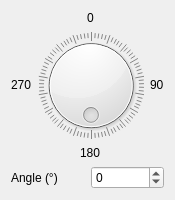
<?xml version="1.0" encoding="UTF-8"?>
<ui version="4.0">
 <class>Form</class>
 <widget class="QWidget" name="Form">
  <property name="geometry">
   <rect>
    <x>0</x>
    <y>0</y>
    <width>175</width>
    <height>200</height>
   </rect>
  </property>
  <property name="windowTitle">
   <string>Form</string>
  </property>
  <layout class="QVBoxLayout" name="verticalLayout">
   <item>
    <layout class="QGridLayout" name="gridLayout">
     <item row="0" column="1" alignment="Qt::AlignHCenter|Qt::AlignBottom">
      <widget class="QLabel" name="label_3">
       <property name="text">
        <string>0</string>
       </property>
      </widget>
     </item>
     <item row="1" column="2" alignment="Qt::AlignLeft|Qt::AlignVCenter">
      <widget class="QLabel" name="label_4">
       <property name="text">
        <string>90</string>
       </property>
      </widget>
     </item>
     <item row="1" column="0" alignment="Qt::AlignRight|Qt::AlignVCenter">
      <widget class="QLabel" name="label_2">
       <property name="text">
        <string>270</string>
       </property>
      </widget>
     </item>
     <item row="1" column="1">
      <widget class="QDial" name="dial">
       <property name="sizePolicy">
        <sizepolicy hsizetype="MinimumExpanding" vsizetype="MinimumExpanding">
         <horstretch>0</horstretch>
         <verstretch>0</verstretch>
        </sizepolicy>
       </property>
       <property name="minimumSize">
        <size>
         <width>100</width>
         <height>100</height>
        </size>
       </property>
       <property name="maximum">
        <number>360</number>
       </property>
       <property name="wrapping">
        <bool>true</bool>
       </property>
       <property name="notchesVisible">
        <bool>true</bool>
       </property>
      </widget>
     </item>
     <item row="2" column="1" alignment="Qt::AlignHCenter|Qt::AlignTop">
      <widget class="QLabel" name="label_5">
       <property name="text">
        <string>180</string>
       </property>
      </widget>
     </item>
    </layout>
   </item>
   <item>
    <layout class="QHBoxLayout" name="horizontalLayout">
     <item>
      <widget class="QLabel" name="label">
       <property name="text">
        <string>Angle (°)</string>
       </property>
      </widget>
     </item>
     <item>
      <widget class="QSpinBox" name="spinBox">
       <property name="wrapping">
        <bool>true</bool>
       </property>
       <property name="maximum">
        <number>360</number>
       </property>
      </widget>
     </item>
    </layout>
   </item>
  </layout>
 </widget>
 <resources/>
 <connections/>
</ui>
